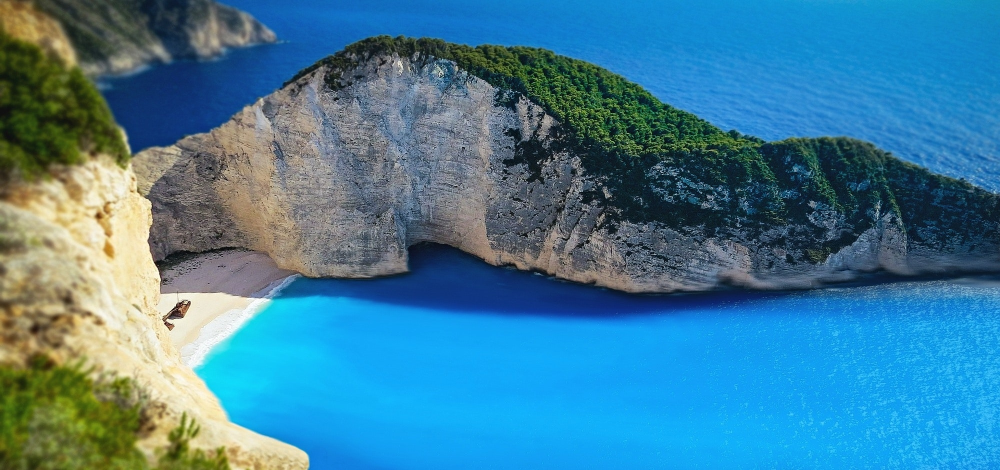
#> input picture openCV/Images/img6.jpg, 2000 x 940 px, found by its file name (shown at 1/2 size)
$ python basic.py
#> lines starting #> are read from the running program, lines starting #| are printed output that depends on the picture; after the words box and inside, x2 and y2 are one past the last pixel; in counts of white or black regions, pixels touching at a corner belong together
#Basic functions of OpenCV
import cv2 as cv
from cv2 import INTER_AREA


img=cv.imread('Images\img6.jpg')
#> img is the input picture: shape (940, 2000, 3); mean B, G, R 152.4, 124.9, 63.5
cv.imshow('Original',img)

#1.Convert an RGB image to Grayscale.
gray=cv.cvtColor(img,cv.COLOR_BGR2GRAY)
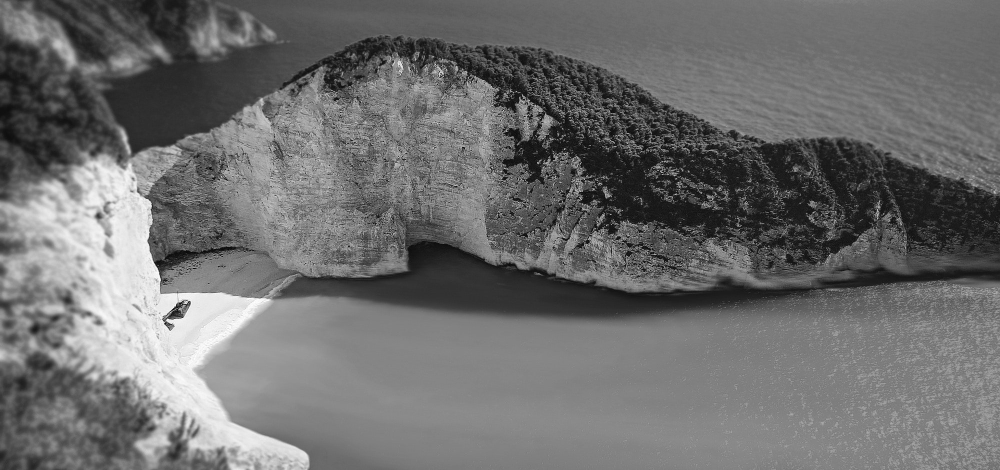
#> gray: shape (940, 2000) (shown at 1/2 size); min 0, max 255, mean 109.7
cv.imshow('Grayscale',gray)

#2.Blur an Image
blur=cv.GaussianBlur(img,(9,9),cv.BORDER_WRAP)
cv.imshow('Blurred Image',blur)

#3.Edge Cascade
edge_cascade=cv.Canny(blur,125,175)
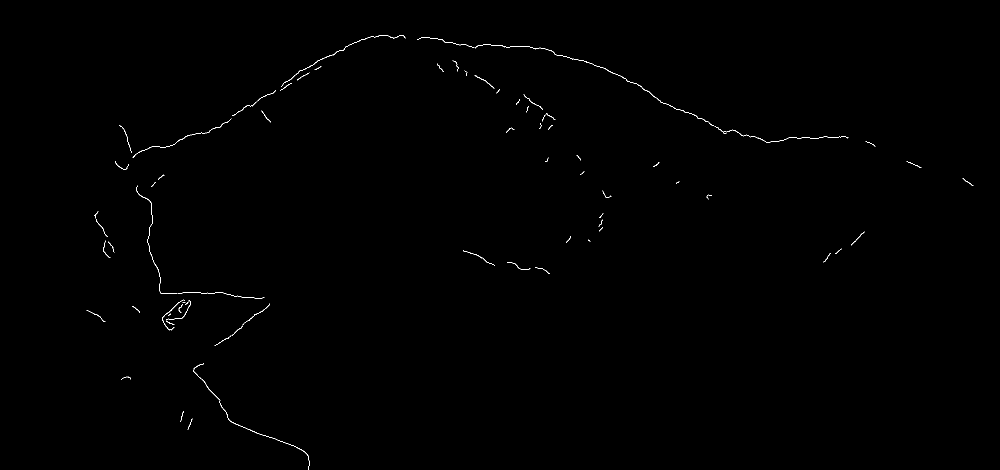
#> edge_cascade: shape (940, 2000) (shown at 1/2 size); 0.24% white in thin lines or dots, all inside (x1, y1, x2, y2) = (173, 70, 1947, 940)
cv.imshow('IMAGE',edge_cascade)

#4.Dilate an Image - Opposite dilate
dilate_img=cv.dilate(edge_cascade,(7,7),iterations=3)
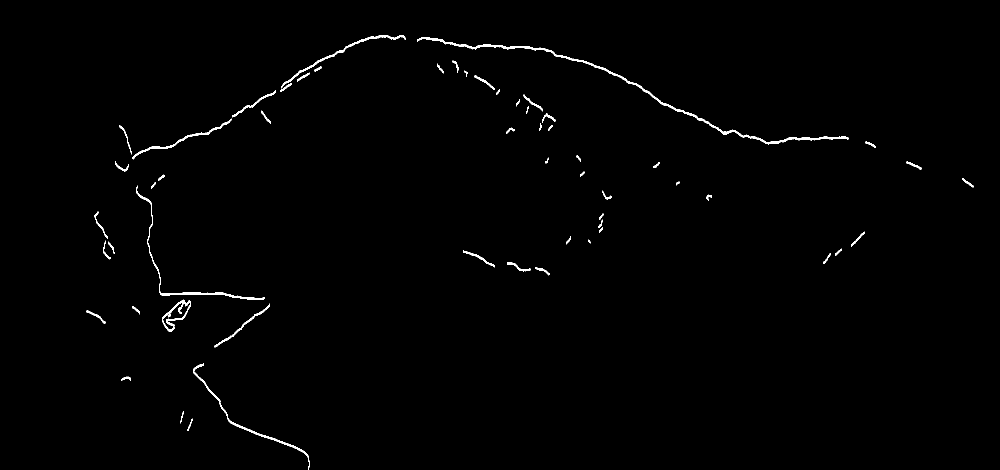
#> dilate_img: shape (940, 2000) (shown at 1/2 size); 0.74% white; 66 white regions (1 under 20 px), largest, box (x1, y1, x2, y2) and area: (949, 89, 1428, 255) 2016, (386, 727, 619, 940) 1180, (1429, 252, 1697, 289) 1119
cv.imshow('Dilate',dilate_img)

#4.Erode an Image
erode_img=cv.erode(dilate_img,(3,3),iterations=3)
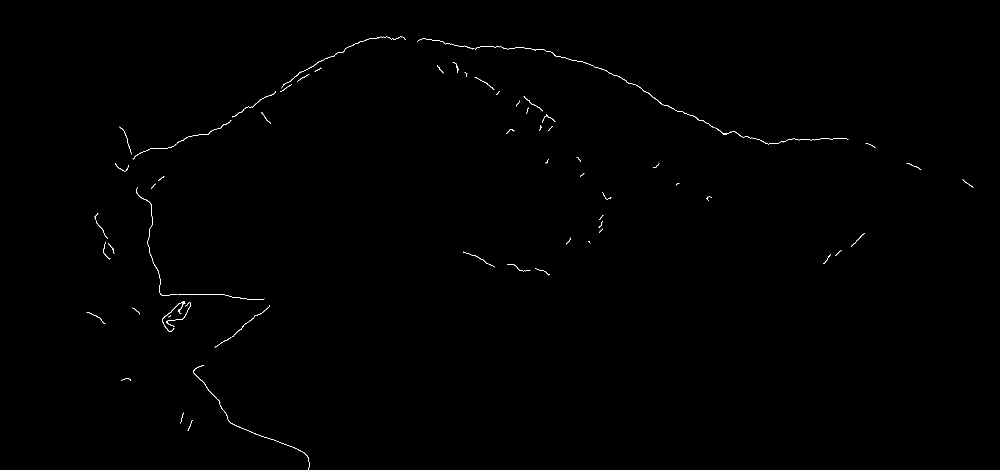
#> erode_img: shape (940, 2000) (shown at 1/2 size); 0.25% white in thin lines or dots, all inside (x1, y1, x2, y2) = (173, 73, 1947, 940)
cv.imshow('Erode',erode_img)

#4.Resize an Image
resize_img=cv.resize(img,(1000,1000),interpolation=INTER_AREA)
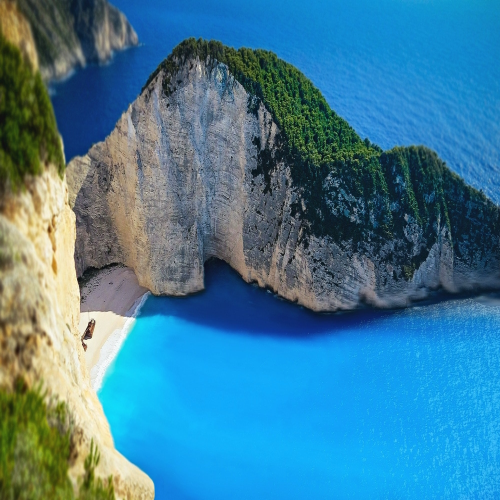
#> resize_img: shape (1000, 1000, 3) (shown at 1/2 size); mean B, G, R 152.3, 124.8, 63.4
cv.imshow('Image 2',resize_img)

#5.Crop an image
crop_img=img[100:200,200:400]
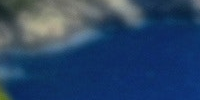
#> crop_img: shape (100, 200, 3); mean B, G, R 102.4, 68.3, 41.3
cv.imshow("Cropped Image",crop_img)

cv.waitKey(0)

$ run again, with openCV/Images/img1.jpg copied over openCV/Images/img6.jpg
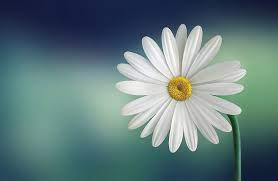
#> input picture openCV/Images/img1.jpg, 278 x 181 px, found by its file name
#> img is the input picture: shape (181, 278, 3); mean B, G, R 124.4, 122.5, 97.6
#> `edge_cascade=cv.Canny(blur,125,175)`:
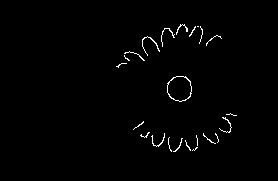
#> edge_cascade: shape (181, 278); 1.1% white in thin lines or dots, all inside (x1, y1, x2, y2) = (116, 24, 237, 152)
#> dilate_img: shape (181, 278); 2.8% white; 19 white regions (1 under 20 px), largest, box (x1, y1, x2, y2) and area: (167, 76, 192, 105) 236, (116, 51, 145, 71) 163, (219, 113, 237, 136) 144
#> erode_img: shape (181, 278); 1.1% white in thin lines or dots, all inside (x1, y1, x2, y2) = (116, 27, 237, 155)
#> `crop_img=img[100:200,200:400]`:
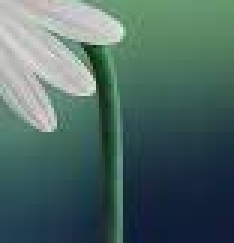
#> crop_img: shape (81, 78, 3) (shown 3 times larger); mean B, G, R 100.4, 104.7, 77.4

$ run again, with openCV/Images/img2.jpg copied over openCV/Images/img6.jpg
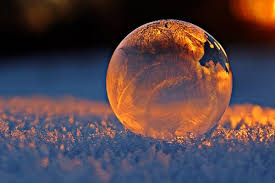
#> input picture openCV/Images/img2.jpg, 275 x 183 px, found by its file name
#> img is the input picture: shape (183, 275, 3); mean B, G, R 72.2, 66.8, 84.7
#> `edge_cascade=cv.Canny(blur,125,175)`:
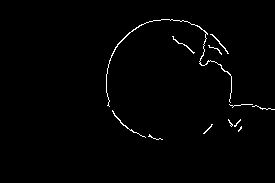
#> edge_cascade: shape (183, 275); 1.1% white in thin lines or dots, all inside (x1, y1, x2, y2) = (106, 19, 275, 140)
#> dilate_img: shape (183, 275); 3.1% white; 10 white regions, largest, box (x1, y1, x2, y2) and area: (106, 19, 275, 113) 943, (112, 110, 146, 141) 157, (172, 36, 195, 57) 108
#> erode_img: shape (183, 275); 1.2% white in thin lines or dots, all inside (x1, y1, x2, y2) = (106, 22, 275, 143)
#> `crop_img=img[100:200,200:400]`:
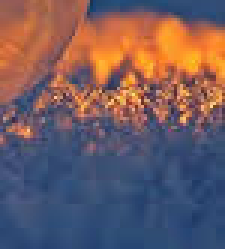
#> crop_img: shape (83, 75, 3) (shown 3 times larger); mean B, G, R 97.6, 90.9, 111.7

$ run again, with openCV/Images/img3.jpg copied over openCV/Images/img6.jpg
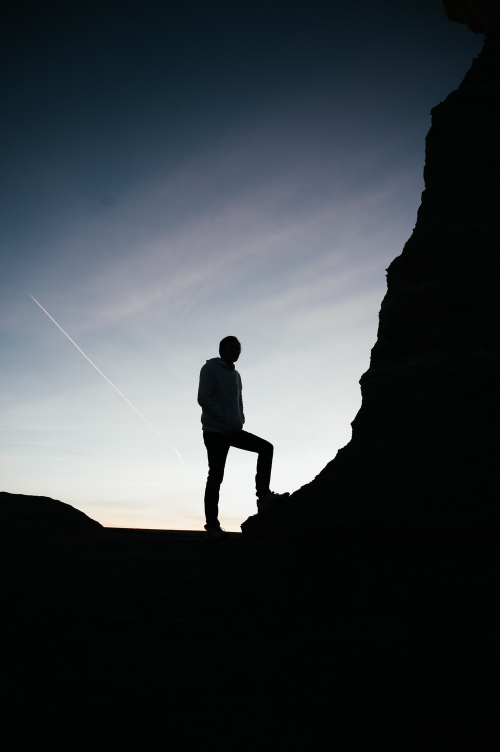
#> input picture openCV/Images/img3.jpg, 1000 x 1503 px, found by its file name (shown at 1/2 size)
#> img is the input picture: shape (1503, 1000, 3); mean B, G, R 70.1, 65.6, 59.4
#> `edge_cascade=cv.Canny(blur,125,175)`:
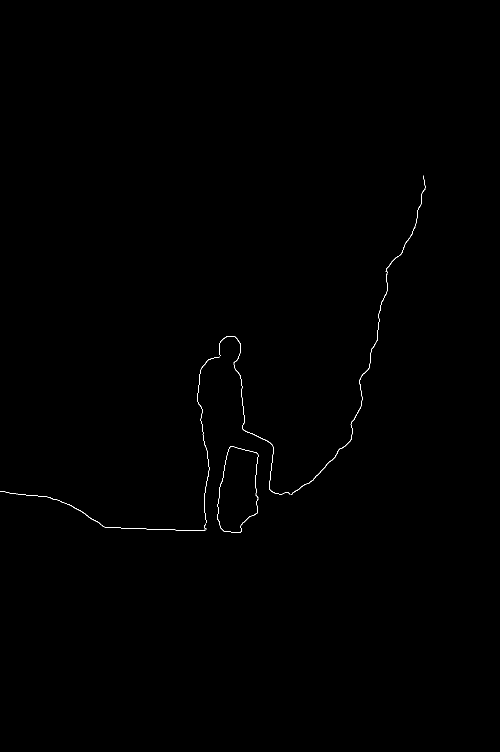
#> edge_cascade: shape (1503, 1000) (shown at 1/2 size); 0.18% white in thin lines or dots, all inside (x1, y1, x2, y2) = (0, 351, 851, 1065)
#> dilate_img: shape (1503, 1000); 0.42% white; 3 white regions, box (x1, y1, x2, y2) and area: (0, 672, 580, 1065) 3483, (581, 351, 851, 993) 1797, (434, 892, 517, 1068) 1038
#> erode_img: shape (1503, 1000); 0.18% white in thin lines or dots, all inside (x1, y1, x2, y2) = (0, 354, 851, 1068)
#> `crop_img=img[100:200,200:400]`:
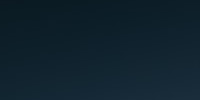
#> crop_img: shape (100, 200, 3); mean B, G, R 45.4, 34.1, 16
